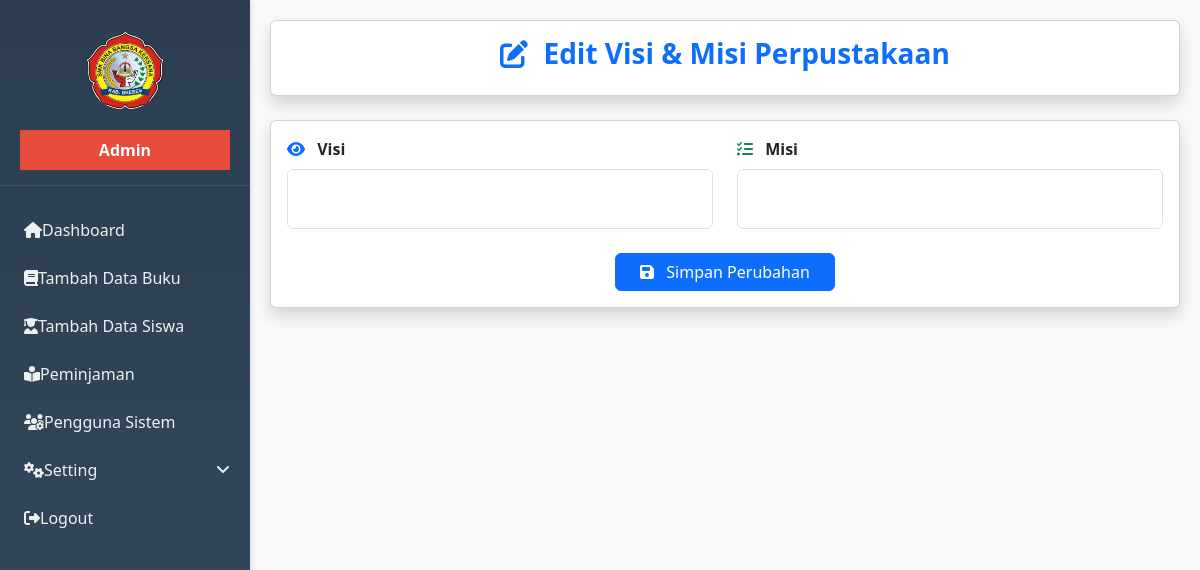
/edit_visimisi.php, run on an earlier commit of the app's database.
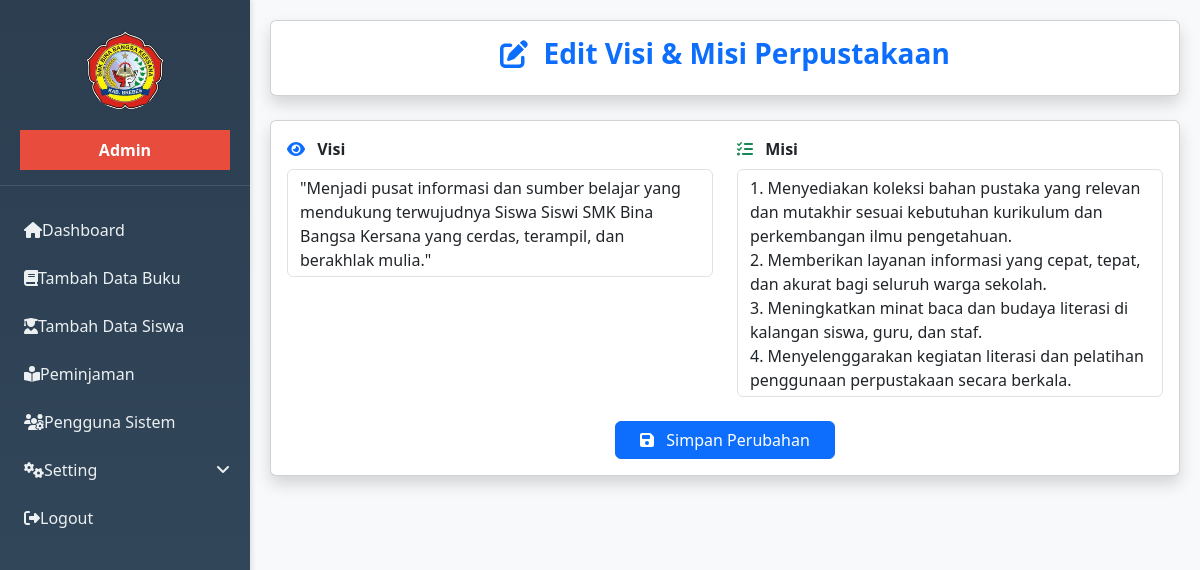
And on a later commit of the database.
### tables this page shows
CREATE TABLE `profil_sekolah` (
  `id` int(11) NOT NULL,
  `visi` text DEFAULT NULL,
  `misi` text DEFAULT NULL
);

### edit_visimisi.php (the view, shortened to what this page needs)
<?php
include 'koneksi.php';
include 'sidebar.php';
$data = $koneksi->query("SELECT * FROM profil_sekolah WHERE id = 1")->fetch_assoc();
?>
<!DOCTYPE html>
<html lang="id">
<head>
  <link href="https://cdn.jsdelivr.net/npm/bootstrap@5.3.0/dist/css/bootstrap.min.css" rel="stylesheet">
</head>
<body class="bg-light">
<div class="container-fluid" style="margin-left:250px; padding:20px;">
  <div class="card shadow mb-4">
    <div class="card-body text-center">
      <h3 class="fw-bold text-primary">
        <i class="fas fa-edit me-2"></i> Edit Visi & Misi Perpustakaan
      </h3>
    </div>
  </div>
  <div class="card shadow">
    <div class="card-body">
      <form method="POST">
        <div class="row g-4">
          <div class="col-md-6">
            <label class="form-label fw-semibold">
              <i class="fas fa-eye text-primary me-2"></i> Visi
            </label>
            <textarea
              name="visi"
              class="form-control auto-resize"
              required><?= htmlspecialchars($data['visi']) ?></textarea>
          </div>
          <div class="col-md-6">
            <label class="form-label fw-semibold">
              <i class="fas fa-tasks text-success me-2"></i> Misi
            </label>
            <textarea
              name="misi"
              class="form-control auto-resize"
              required><?= htmlspecialchars($data['misi']) ?></textarea>
          </div>
        </div>
        <div class="text-center mt-4">
          <button type="submit" name="simpan" class="btn btn-primary px-4">
            <i class="fas fa-save me-2"></i> Simpan Perubahan
          </button>
        </div>
      </form>
    </div>
  </div>
</div>
</body>
</html>

What changed in the data, as far as the page shows it:
added profil_sekolah: visi "\"Menjadi pusat informasi dan sumber belajar yang mendukung terwujudnya Siswa Siswi SMK Bina Bangsa Kersana yang cerdas, terampil, dan berakhlak mulia.\"", misi "1. Menyediakan koleksi bahan pustaka yang relevan dan mutakhir sesuai kebutuhan kurikulum dan perkembangan ilmu pengetahuan. 2. Memberikan layanan informasi yang cepat, tepat, dan akurat bagi seluruh warga sekolah. 3. Meningkatkan minat baca dan budaya literasi di kalangan siswa, guru, dan staf. 4. Menyelenggarakan kegiatan literasi dan pelatihan penggunaan perpustakaan secara berkala."
